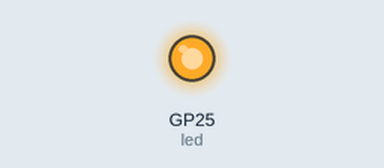
Simulated run of this program. Board: Raspberry Pi Pico running MicroPython. Parts: output pins drawn as LEDs (lit = HIGH).

Above: at 1.0 s.
At 3.0 s:
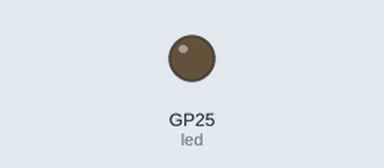
Timing chart, 0 to 5.2 s (numbered marks = the images above):
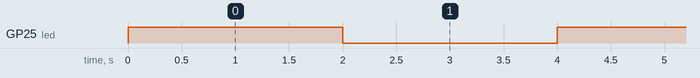

The program:

main.py
```python
import time
from machine import Pin

# Set the led pin
led = Pin("LED", Pin.OUT)


while True:
    led.toggle()
    ''' Alternative to toggle() is either changing the value() or using on() & off() methods '''
    #led.value(1)
    #led.on()
    time.sleep(2)       # Delay for 2 seconds
    #led.value(0)
    #led.off()
```

Measured:
- by itself, GP25 (led): alternates HIGH for 2.0 s and LOW for 2.0 s
